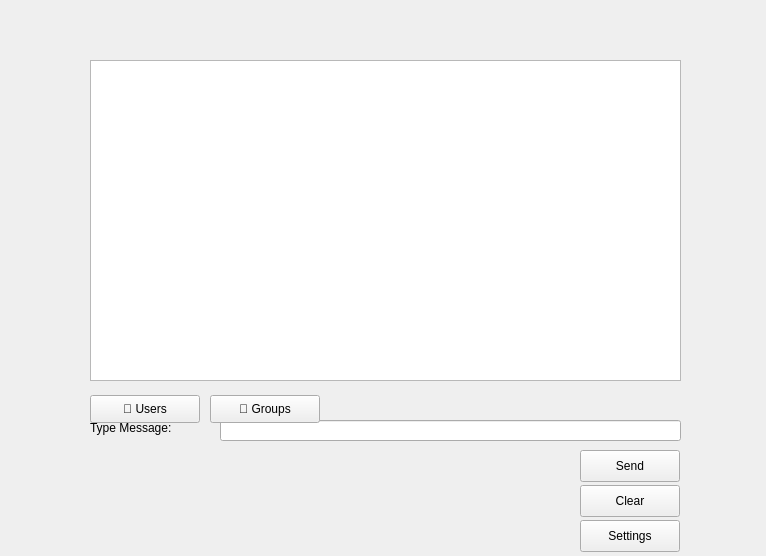
<?xml version="1.0" encoding="UTF-8"?>
<ui version="4.0">
 <class>Chat</class>
 <widget class="QWidget" name="Chat">
  <property name="geometry">
   <rect><x>0</x><y>0</y><width>766</width><height>556</height></rect>
  </property>
  <property name="windowTitle"><string>Chat</string></property>

  <!-- Chat history area -->
  <widget class="QTextEdit" name="chattextEdit">
   <property name="geometry"><rect><x>90</x><y>60</y><width>591</width><height>321</height></rect></property>
   <property name="readOnly"><bool>true</bool></property>
  </widget>

  <!-- Message input -->
  <widget class="QLabel" name="label">
   <property name="geometry"><rect><x>90</x><y>420</y><width>131</width><height>16</height></rect></property>
   <property name="text"><string>Type Message:</string></property>
  </widget>
  <widget class="QLineEdit" name="messagelineEdit">
   <property name="geometry"><rect><x>220</x><y>420</y><width>461</width><height>21</height></rect></property>
  </widget>

  <!-- Right-side buttons (original + bonus) -->
  <widget class="QPushButton" name="SendpushButton">
   <property name="geometry"><rect><x>580</x><y>450</y><width>100</width><height>32</height></rect></property>
   <property name="text"><string>Send</string></property>
  </widget>
  <widget class="QPushButton" name="ClearpushButton_2">
   <property name="geometry"><rect><x>580</x><y>485</y><width>100</width><height>32</height></rect></property>
   <property name="text"><string>Clear</string></property>
  </widget>
  <widget class="QPushButton" name="settingspushButton">
   <property name="geometry"><rect><x>580</x><y>520</y><width>100</width><height>32</height></rect></property>
   <property name="text"><string>Settings</string></property>
  </widget>

  <!-- BONUS: Users & Groups buttons -->
  <widget class="QPushButton" name="userspushButton">
   <property name="geometry"><rect><x>90</x><y>395</y><width>110</width><height>28</height></rect></property>
   <property name="text"><string>👥 Users</string></property>
   <property name="toolTip"><string>See online users and start private chats</string></property>
  </widget>
  <widget class="QPushButton" name="groupspushButton">
   <property name="geometry"><rect><x>210</x><y>395</y><width>110</width><height>28</height></rect></property>
   <property name="text"><string>💬 Groups</string></property>
   <property name="toolTip"><string>Create and join group chats</string></property>
  </widget>

 </widget>
 <resources/>
 <connections/>
</ui>
